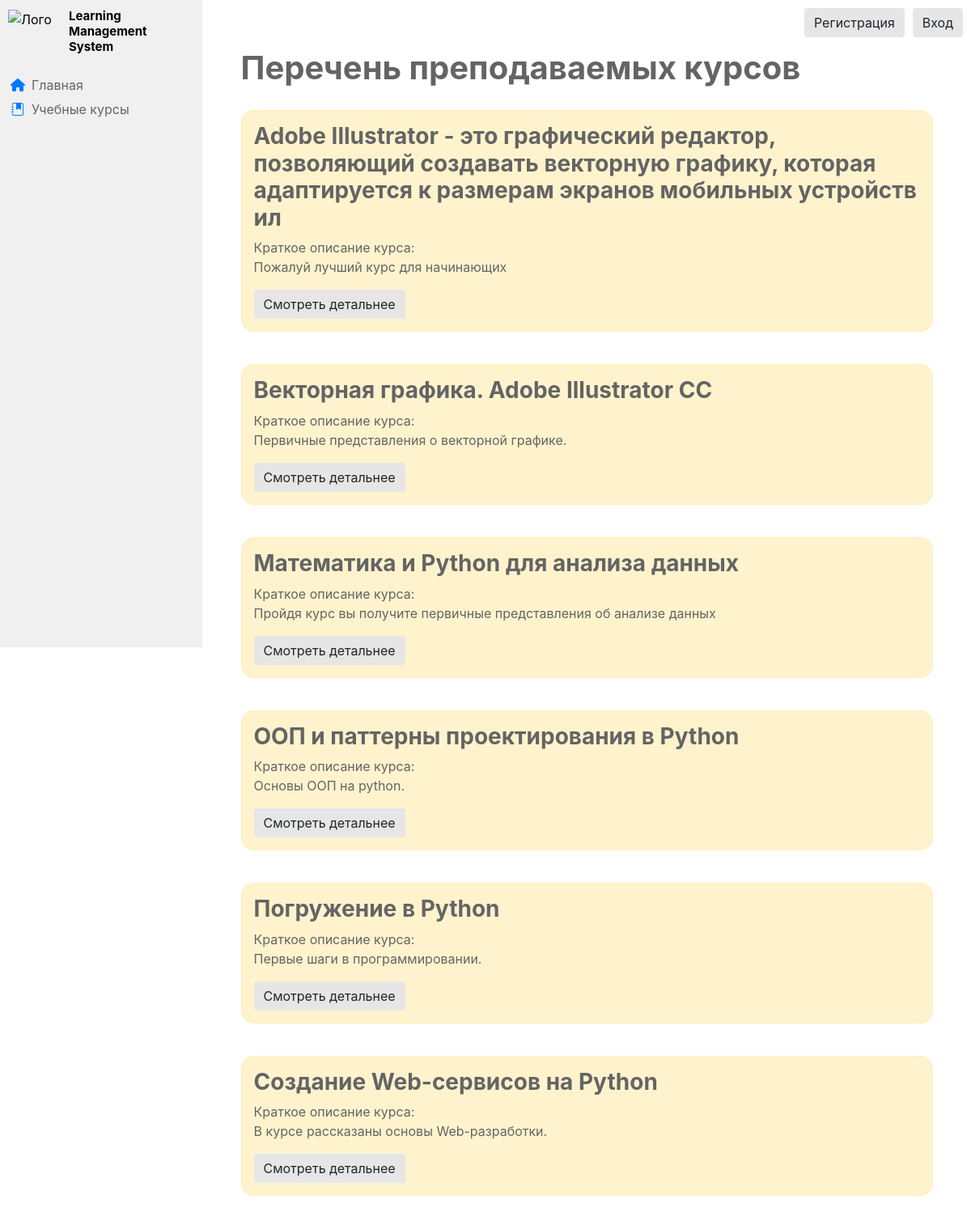
Page /courses/ on the committed database.
### courses/models.py (models this page shows, shortened)
class Courses(models.Model):
    title = models.CharField('Название курса', max_length=150, default='')
    anons = models.TextField('Анонс курса', max_length=1000, default='')
    description = models.TextField('Описание курса', max_length=10**6, default='')
    teachers = models.ManyToManyField(Profile, verbose_name='Преподаватели курса', related_name='teachers', limit_choices_to={'is_teacher':  True})
    confidants = models.ManyToManyField(Profile, verbose_name='Доверенные лица', related_name='confidants', limit_choices_to={'is_teacher':  False})
    course_avatar = models.ImageField('Аватар курса', upload_to="images/courses/", default="images/courses/py.png")
    class Meta:
        verbose_name = 'Курс'
        verbose_name_plural = 'Курсы'

### courses/views.py (the view)
# urls.py: path('', views.courses_home, name='courses_home'),
def courses_home(request):
    courses = Courses.objects.order_by('title')[:25]
    return render(request, 'courses/courses_home.html', {'courses': courses})

### courses/templates/courses/courses_home.html (shortened to what this page needs)
{% extends 'main/layout.html' %}
{% block content %}
    <div class="news-feed">
        <h1>Перечень преподаваемых курсов</h1>
        {% if courses %}
            {% for el in courses %}
                <div class="alert alert-warning">
                    <h3>{{ el.title }}</h3>
                    <p>Краткое описание курса: </br> {{ el.anons }}</p>
                    <a href="{% url 'courses-detail' el.id %}" class="btn btn-warning">Смотреть детальнее</a>
                </div>
            {% endfor %}
        {% else %}
            <div class="news-feed">
                <h1>В данный момент нет активных курсов!</h1>
            </div>
        {% endif %}
    </div>
{% endblock %}

### main/static/main/css/main.css (style rules this page uses)
body { background: rgb(255, 255, 255); }
a:hover, a:visited, a:link, a:active { text-decoration: none; }
.btn-warning { background-color: rgb(230, 230, 230); border-style: none; }
.news-feed { margin-top: 60px; }
.alert-warning { float: left; clear: both; width: 90%; margin: 20px 5%; text-align: left; padding: 15px; }
.alert { border-radius: 15px; }
.news-feed h1 { color: rgb(100, 100, 100); font-weight: bold; margin-left: 5%; }
.alert-warning h3 { color: rgb(100, 100, 100); font-weight: bold; }
.alert-warning p { color: rgb(100, 100, 100); }

### rows in the picture
Courses: title "Adobe Illustrator - это графический редактор, позволяющий создавать векторную графику, которая адаптируется к размерам экранов мобильных устройств ил", anons "Пожалуй лучший курс для начинающих"
Courses: title "Векторная графика. Adobe Illustrator CC", anons "Первичные представления о векторной графике."
Courses: title "Математика и Python для анализа данных", anons "Пройдя курс вы получите первичные представления об анализе данных"
Courses: title "ООП и паттерны проектирования в Python", anons "Основы ООП на python."
Courses: title "Погружение в Python", anons "Первые шаги в программировании."
Courses: title "Создание Web-сервисов на Python", anons "В курсе рассказаны основы Web-разработки."
